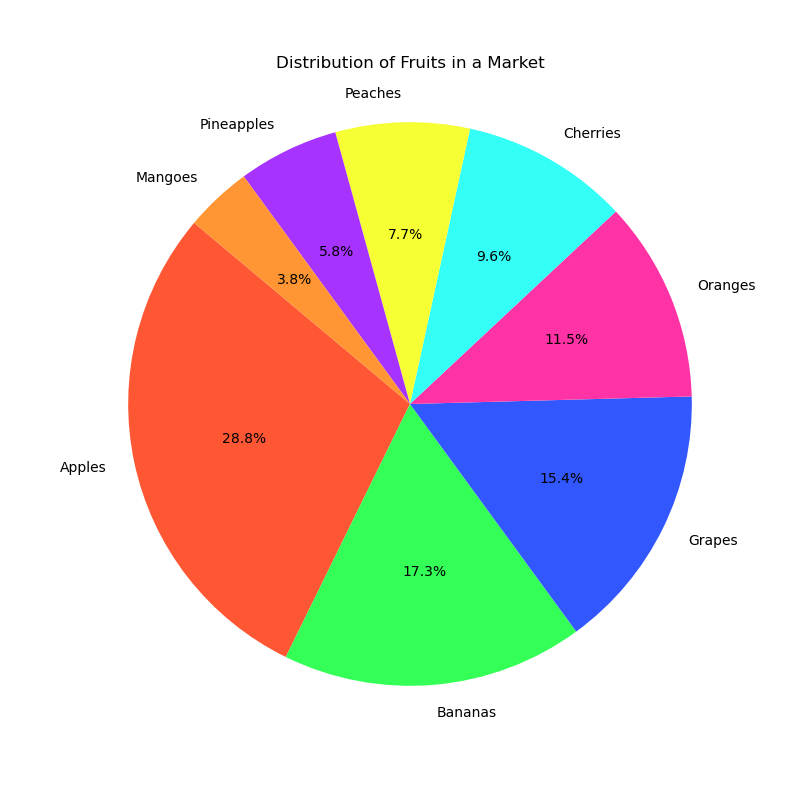

Write the Python code that produced this figure.

import matplotlib.pyplot as plt

labels = 'Apples', 'Bananas', 'Grapes', 'Oranges', 'Cherries', 'Peaches', 'Pineapples', 'Mangoes'
sizes = [150, 90, 80, 60, 50, 40, 30, 20]
colors = ['#FF5733', '#33FF57', '#3357FF', '#FF33A6', '#33FFF6', '#F6FF33', '#A633FF', '#FF9633']

plt.figure(figsize=(8, 8))
plt.pie(sizes, labels=labels, colors=colors, autopct='%1.1f%%', startangle=140)

plt.title('Distribution of Fruits in a Market', pad=20)
plt.axis('equal')
plt.show()
